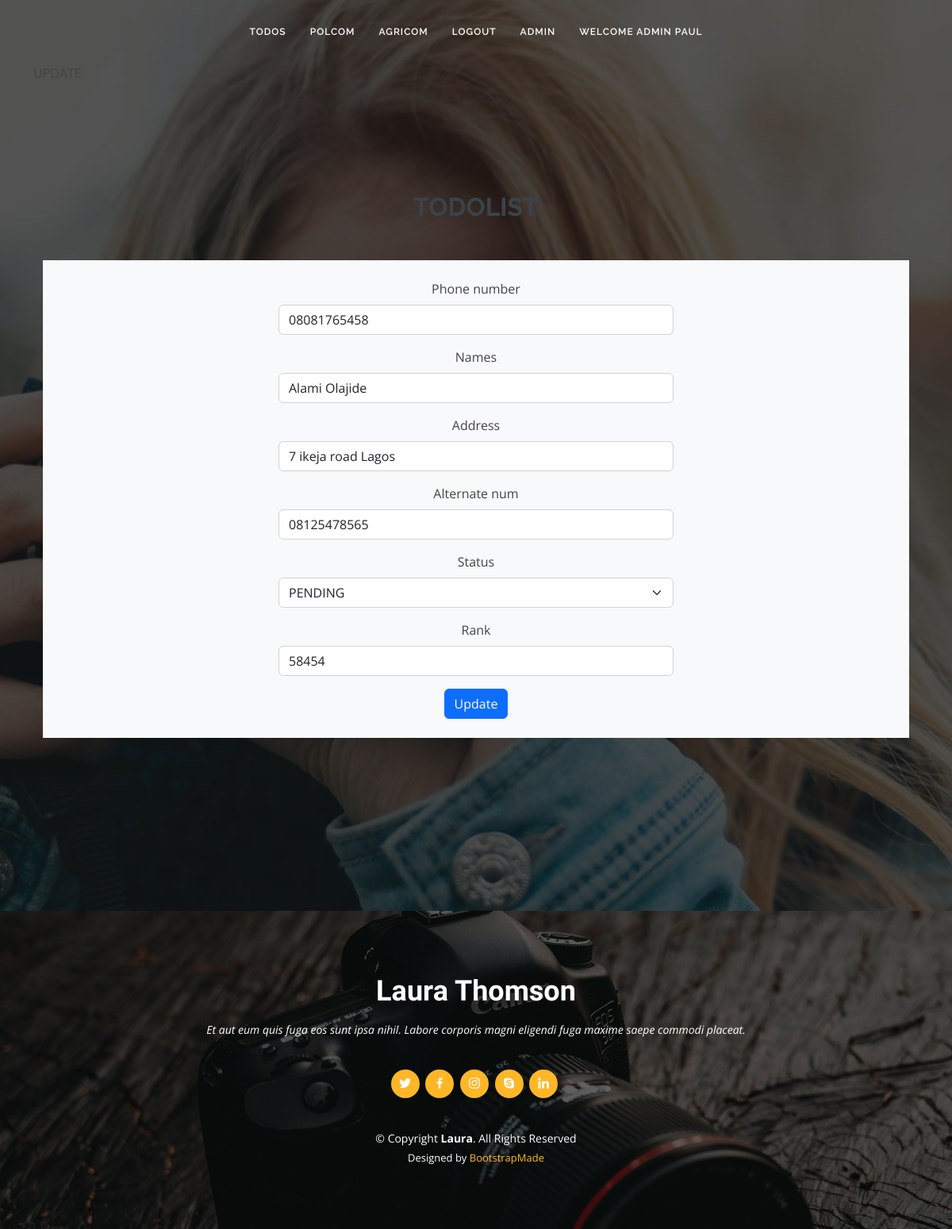
The app's page /polcom/update/1/ (signed in) with its own data.
### polcom/models.py (models this page shows, shortened)
class Polcom(models.Model):
    MYCHOICE = (
        ("pending", "PENDING"),
        ("done", "DONE")
    )
    PRINCIPAL = (
         ("yes", "YES"),
        ("no", "NO")
    )
    phone_number = models.CharField(max_length=11)
    names = models.CharField(max_length=100)
    address = models.CharField(max_length=255)
    alternate_num = models.CharField(max_length=11)
    status = models.CharField(choices=MYCHOICE, max_length=7)
    principal = models.CharField(choices=PRINCIPAL, max_length=3)
    rank = models.CharField(max_length=100)
    user = models.ForeignKey(User, on_delete=models.CASCADE, blank=True, null=True)
    created_at = models.DateTimeField(auto_now_add=True, null=True)
    class Meta:
        ordering = ('-created_at', )

### polcom/views.py (the view)
# urls.py: path('update/<int:pk>/', UpdateNumber.as_view(), name='update-agricom'),
class UpdateNumber(LoginRequiredMixin, UpdateView):
    model = Polcom
    fields = ['phone_number', 'names', 'address', 'alternate_num', 'status', 'rank' ]
    template_name = 'polcom/update.html'
    success_url = reverse_lazy('polcom')

### templates/polcom/update.html (shortened to what this page needs)
{% extends 'base.html' %}
{% load bootstrap5 %}
{% load bootstrap_icons %}
{% block content %}
{% load static %}
 <section id="about" class="about">
    <div class="container" data-aos="fade-up">
      <div class="section-title mt-5">
        <h2>Todolist</h2>
        <div class="container bg-light">
            <div class="row my-5">
                <div class="col-md-3"></div>
                <div class="col-md-6 p-4">
                    <form action="" method="post" class="form">
                        {% bootstrap_form form %}
                        {% buttons %}
                        <button type="submit" class="btn btn-primary">Update</button>
                        {% endbuttons %}
                    </form>
                </div>
                <div class="col-md-3"></div>
            </div>
        </div>
    </div>
    </div>
  </section>
  {% endblock content %}

### templates/base.html (shortened to what this page needs)
{% load static %}
<!DOCTYPE html>
<html lang="en">
<head>
  {% load bootstrap_icons %}
  <link href="{%  static  'assets/vendor/bootstrap/css/bootstrap.min.css' %}" rel="stylesheet">
  <link href="{%  static  'assets/vendor/bootstrap-icons/bootstrap-icons.css' %}" rel="stylesheet">
  <link href="{%  static  'assets/vendor/boxicons/css/boxicons.min.css' %}" rel="stylesheet">
  <link href="{%  static  'assets/vendor/glightbox/css/glightbox.min.css' %}" rel="stylesheet">
  <link href="{%  static  'assets/vendor/swiper/swiper-bundle.min.css' %}" rel="stylesheet">
  <link href="{%  static  'assets/css/style.css' %}" rel="stylesheet">
</head>
<body>
  <header id="header" class="fixed-top d-flex justify-content-center align-items-center header-transparent">
    <nav id="navbar" class="navbar">
      <ul>
        {% if not user.is_authenticated %}
        <li><a class="nav-link scrollto " href="{% url 'tasklist'%}">Home</a></li>
          <li><a class="nav-link scrollto" href="{% url 'create'%}">Add Task</a></li>
          <li><a class="nav-link scrollto " href="{% url 'login'%}">Login</a></li>
          <li><a class="nav-link scrollto " href="{% url 'register'%}">Register</a></li>
        {% elif user.is_superuser %}
        <li><a class="nav-link scrollto " href="{% url 'tasklist'%}">Todos</a></li>
        <li><a class="nav-link scrollto" href="{% url 'polcom'%}">PolCom</a></li>
        <li><a class="nav-link scrollto" href="{% url 'agricom'%}">Agricom</a></li>
        <li><a class="nav-link scrollto " href="{% url 'logout'%}">Logout</a></li>
        <li><a class="nav-link scrollto " href="{% url 'admins'%}">Admin</a></li>
        <li><a class="nav-link scrollto " href="#">Welcome Admin {{user.username}} <th scope="col">{% bs_icon 'person-fill'  size='1em' %}</th></a></li>
        {% endif %}
      </ul>
    </nav>
  </header>
  <main id="main">
    <section id="testimonials" class="testimonials">
      <div class="container position-relative">
            {% block content %}
            {% endblock content %}
      </div>
    </section>
  </main>
  <footer id="footer">
    <div class="container">
      <h3>Laura Thomson</h3>
      <p>Et aut eum quis fuga eos sunt ipsa nihil. Labore corporis magni eligendi fuga maxime saepe commodi placeat.</p>
      <div class="social-links">
        <a href="#" class="twitter"><i class="bx bxl-twitter"></i></a>
        <a href="#" class="facebook"><i class="bx bxl-facebook"></i></a>
        <a href="#" class="instagram"><i class="bx bxl-instagram"></i></a>
        <a href="#" class="google-plus"><i class="bx bxl-skype"></i></a>
        <a href="#" class="linkedin"><i class="bx bxl-linkedin"></i></a>
      </div>
      <div class="copyright">
        &copy; Copyright <strong><span>Laura</span></strong>. All Rights Reserved
      </div>
      <div class="credits">
        Designed by <a href="https://bootstrapmade.com/">BootstrapMade</a>
      </div>
    </div>
  </footer>
</body>
</html>

### static/assets/css/style.css (style rules this page uses)
body { font-family: "Open Sans", sans-serif; color: #444444; }
a { color: #ffb727; text-decoration: none; }
h1, h2, h3, h4, h5, h6 { font-family: "Raleway", sans-serif; }
#header { z-index: 997; transition: all 0.5s; height: 80px; background: rgba(25, 28, 31, 0.8); }
#header.header-transparent { background: transparent; }
.navbar { padding: 0; }
.navbar ul { margin: 0; padding: 0; display: flex; list-style: none; align-items: center; }
.navbar li { position: relative; }
.navbar a, .navbar a:focus { display: flex; align-items: center; justify-content: space-between; padding: 10px 15px; color: #fff; white-space: nowrap; transition: 0.3s; font-size: 12px; font-family: "Raleway", sans-serif; text-transform: uppercase; font-weight: 600; letter-spacing: 1px; }
section { padding: 60px 0; }
.section-title { text-align: center; padding: 30px 0; position: relative; }
.section-title h2 { font-size: 32px; font-weight: 700; text-transform: uppercase; margin-bottom: 20px; padding-bottom: 0; color: #3b434a; position: relative; z-index: 2; }
.testimonials { padding: 80px 0; background: url("../img/testimonials-bg.jpg") no-repeat; background-position: center center; background-size: cover; position: relative; }
.testimonials::before { content: ""; position: absolute; left: 0; right: 0; top: 0; bottom: 0; background: rgba(14, 16, 17, 0.7); }
#footer { background: url("../img/footer-bg.jpg") top center no-repeat; background-size: cover; color: #fff; font-size: 14px; text-align: center; padding: 80px 0; position: relative; }
#footer::before { content: ""; position: absolute; left: 0; right: 0; top: 0; bottom: 0; background: rgba(0, 0, 0, 0.6); }
#footer .container { position: relative; }
#footer h3 { font-size: 36px; font-weight: 700; color: #fff; position: relative; font-family: "Satisfy", serif; padding: 0; margin: 0 0 15px 0; }
#footer p { font-size: 15; font-style: italic; padding: 0; margin: 0 0 40px 0; }
#footer .social-links { margin: 0 0 40px 0; }
#footer .social-links a { font-size: 18px; display: inline-block; background: #ffb727; color: #fff; line-height: 1; padding: 8px 0; margin-right: 4px; border-radius: 50%; text-align: center; width: 36px; height: 36px; transition: 0.3s; }
#footer .copyright { margin: 0 0 5px 0; }
#footer .credits { font-size: 13px; }

### records on screen
Polcom: phone_number "08081765458", names "Alami Olajide", address "7 ikeja road Lagos", alternate_num "08125478565", status "PENDING", rank "58454"

### other values on screen
{{ user.username }} "PAUL"
